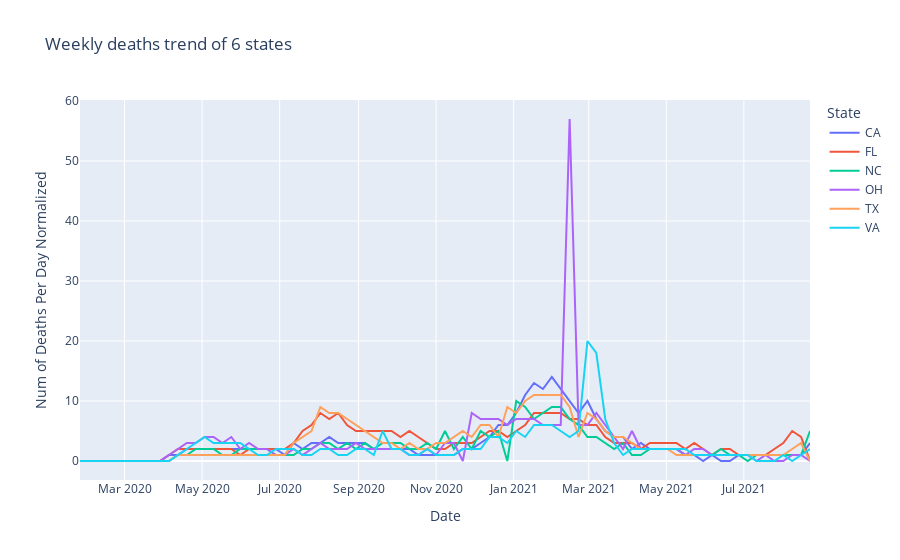

Notebook code for this chart:
### Markdown cell above
**From the above statistics **
- Florida and Vargina weekly mean=median=mode so we can say its a Normal distribution
- California, Texas and Florida states are highly populated so the weekly death rates are also higher.
- Though Ohia state is less populated compared with North Carolina but the weekly death cases are higher when compared with Nc.
- Varginia is least populated state among the other 5 selected states so the weekly death rates are also less.
- We can see there are more deaths in CA, FL, TX state.

### Code cell
fig2_all_fl = px.line(Meanof_5states, x="Date", y="Num of Deaths Per Day Normalized", color='State', title="Weekly deaths trend of 6 states")
fig2_all_fl.show()
